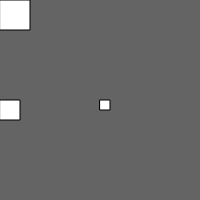
Frame 1 (no input)
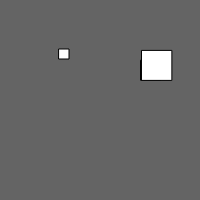
Frame 60 (no input)
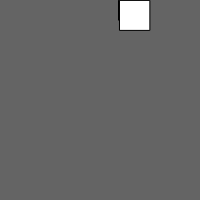
Frame 120 (the mouse pressed at the canvas centre since frame 60)

The p5.js sketch that drew these frames (run headless with seeded random() and noise() and a simulated clock; from frame 60 on, the mouse is pressed at the canvas centre):

// p5.js sketch
// ── sketch.js
var dot = {
    x: 0,
    y: 0
};

var dot3 = {
    x: 100,
    y: 100
};

var dot2 = {
    x: 0,
    y: 100
};

var cib = {
    x: 10,
    y: 10
};

var i = 0;

function setup() {
    createCanvas(200, 200);
}

function draw() {
    background(100);
    draw_dot3(1,50,10);
    draw_dot2(1,50,20);
    draw_dot(1,50,30);
    print(dot, dot2, dot3);
    i = i + 1;
    print (i);
    if (i == 200) {
	dot.x = random(200);
	dot.y = random(200);
	dot2.x = random(200);
	dot2.y = random(200);
	dot3.x = random(200);
	dot3.y = random(200);
	i = 0;
    };
}

function draw_dot(id, col, taille) {
    rect(dot.x, dot.y, taille, taille);
    
    var mv = {
	x: 1,
	y: 1};
    if (dot.x - dot2.x > 0){
	mv.x = -1;
    } else {mv.x = 1;};
    if (dot.y - dot2.y > 0){
	mv.y = -1;
    } else {mv.y = 1;};
    
    dot.x = dot.x + mv.x;
    dot.y = dot.y + mv.y;

    if (dot.x == dot2.x && dot.y == dot2.y) {
	dot.x = random(200);
	dot.y = random(200);
	dot2.x = random(200);
	dot2.y = random (200);
    };    
}

function draw_dot2(id, col, taille) {
    rect(dot2.x, dot2.y, taille, taille);
    
    var mv = {
	x: 1,
	y: 1};
    if (dot2.x - dot3.x > 0){
	mv.x = -1;
    } else {mv.x = 1;};
    if (dot2.y - dot3.y > 0){
	mv.y = -1;
    } else {mv.y = 1;};
    
    dot2.x = dot2.x + mv.x;
    dot2.y = dot2.y + mv.y;
}

function draw_dot3(id, col, taille) {
    rect(dot3.x, dot3.y, taille, taille);
    
    var mv = {
	x: 1,
	y: 1};
    if (dot3.x - dot.x > 0){
	mv.x = -1;
    } else {mv.x = 1;};
    if (dot3.y - dot.y > 0){
	mv.y = -1;
    } else {mv.y = 1;};
    
    dot3.x = dot3.x + mv.x;
    dot3.y = dot3.y + mv.y;
}

function draw_cib() {
    rect(cib.x, cib.y, 2, 2);
    cib.x = mouseX;
    cib.y = mouseY;
}
